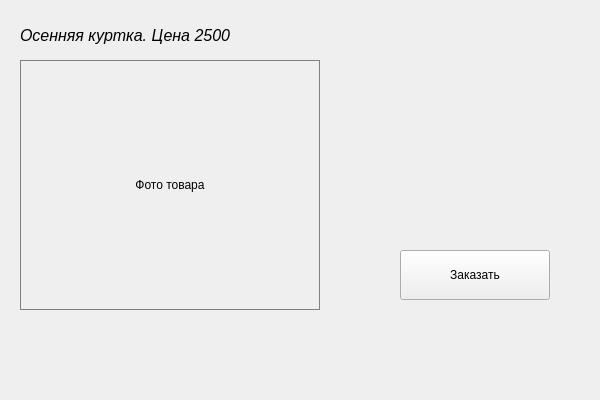
<?xml version="1.0" encoding="UTF-8"?>
<ui version="4.0">
 <class>CatalogWindow</class>
 <widget class="QMainWindow" name="CatalogWindow">
  <property name="geometry">
   <rect>
    <x>0</x>
    <y>0</y>
    <width>600</width>
    <height>400</height>
   </rect>
  </property>
  <property name="windowTitle">
   <string>Каталог товаров</string>
  </property>
  <widget class="QWidget" name="centralwidget">
   <widget class="QLabel" name="lblDescription">
    <property name="geometry">
     <rect>
      <x>20</x>
      <y>20</y>
      <width>560</width>
      <height>30</height>
     </rect>
    </property>
    <property name="font">
     <font><italic>true</italic><pointsize>12</pointsize></font>
    </property>
    <property name="text">
     <string>Осенняя куртка. Цена 2500</string>
    </property>
   </widget>
   <widget class="QLabel" name="lblImage">
    <property name="geometry">
     <rect>
      <x>20</x>
      <y>60</y>
      <width>300</width>
      <height>250</height>
     </rect>
    </property>
    <property name="text">
     <string>Фото товара</string>
    </property>
    <property name="alignment">
     <set>Qt::AlignCenter</set>
    </property>
    <property name="styleSheet">
     <string>border: 1px solid gray;</string>
    </property>
   </widget>
   <widget class="QPushButton" name="btnOrder">
    <property name="geometry">
     <rect>
      <x>400</x>
      <y>250</y>
      <width>150</width>
      <height>50</height>
     </rect>
    </property>
    <property name="text">
     <string>Заказать</string>
    </property>
   </widget>
  </widget>
 </widget>
</ui>
